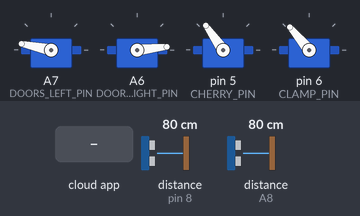
A program run on a simulated Teensy 3. Shown: 4 × servo. Wiring (inferred from the names in the program): 2 × ultrasonic range finder: trigger pin 7, echo pin 8 / trigger A9, echo A8. Inputs (shaded band) come from the test bench; at power-on: distance to the obstacle (sensors on pin 8, A8) 80 cm. The echo pulse lasts 58.3 µs per cm; the ROS host is connected and sends only what is stated.

Above: at 1.2 s.
1.3 s: the phone or cloud app sets doors to 45
At 2.1 s:
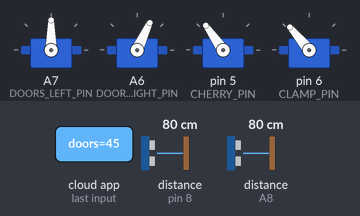
2.8 s: the phone or cloud app sets cherries to 0
At 3.3 s:
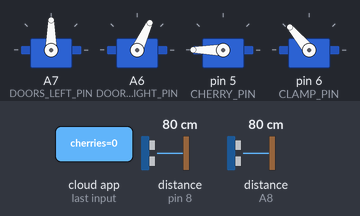
4.3 s: the phone or cloud app sets doors to 0
At 5.5 s:
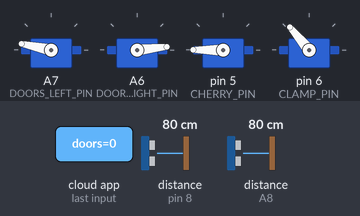
5.8 s: the phone or cloud app sets clamp to 0
At 6.7 s:
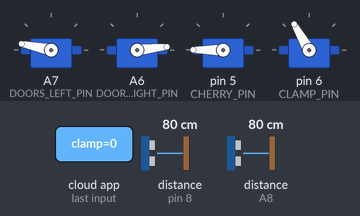
7.3 s: the phone or cloud app sets cherries to 45
At 7.9 s:
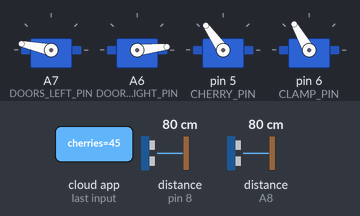
Timing chart, 0 to 9.8 s (numbered marks = the images above; inputs shaded):
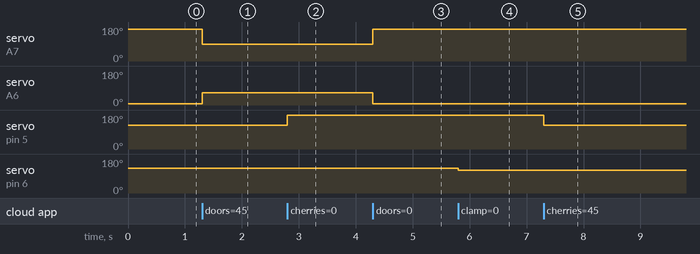

Measured:
- after the input at 1.3 s, servo on A7 (DOORS_LEFT_PIN): 168° → 90° at once; servo on A6 (DOORS_RIGHT_PIN): 6° → 65° at once
- after the input at 2.8 s, servo on pin 5 (CHERRY_PIN): 125° → 180° at once
- after the input at 4.3 s, servo on A7 (DOORS_LEFT_PIN): 90° → 168° at once; servo on A6 (DOORS_RIGHT_PIN): 65° → 6° at once
- after the input at 5.8 s, servo on pin 6 (CLAMP_PIN): 130° → 120° at once
- after the input at 7.3 s, servo on pin 5 (CHERRY_PIN): 180° → 125° at once

The program:

main.cpp
```cpp
#include <Arduino.h>
#include <ros.h>
#include <std_msgs/Int16.h>
#include <Servo.h>

#include "Elevator.hpp"
#include "Doors.hpp"
#include "Clamp.hpp"
#include "Cherry.hpp"
#include "Ultrasonic.hpp"
#include "Deguisement.hpp"

ros::NodeHandle nh;

Doors doors = Doors();
DoorsROS doorsROS = DoorsROS(&doors, &nh);

Elevator elevator = Elevator();
ElevatorROS elevatorROS = ElevatorROS(&elevator, &nh);

Cherry cherry = Cherry();
CherryROS cherryROS = CherryROS(&cherry, &nh);

Clamp clamp = Clamp();
ClampROS clampROS = ClampROS(&clamp, &nh);

Ultrasonic ultrasonic_l = Ultrasonic(ULTRASONIC_L_TRIG_PIN, ULTRASONIC_L_ECHO_PIN);
Ultrasonic ultrasonic_r = Ultrasonic(ULTRASONIC_R_TRIG_PIN, ULTRASONIC_R_ECHO_PIN);

UltrasonicROS ultrasonicROS = UltrasonicROS(&ultrasonic_l, &ultrasonic_r, &nh);

// DeguisementROS deguisementROS = DeguisementROS(&nh);


void setup() {

  nh.initNode();

  doorsROS.setup();
  elevatorROS.setup();
  cherryROS.setup();
  clampROS.setup();

  ultrasonicROS.setup();

  // deguisementROS.setup();

}

void loop() {

  nh.spinOnce();

  doorsROS.loop();
  elevatorROS.loop();
  cherryROS.loop();
  clampROS.loop();

  ultrasonicROS.loop();

  // deguisementROS.loop();

}
```

Cherry.hpp
```cpp
#ifndef CHERRY_HPP
#define CHERRY_HPP

#include "Servo.h"
#include "a_define.hpp"
#include <ros.h>
#include <std_msgs/Int16.h>

enum class CherryState{
    UP = 0,
    DOWN = 1
};

class Cherry{

    private:

        Servo m_servo;

        int m_positions[2];

        CherryState m_state;

    public:

        Cherry();

        void setState(CherryState);

        void setup();
        void loop();

};

class CherryROS{

    private:

        static Cherry* m_p_cherry;
        static ros::NodeHandle* m_p_nh;

        ros::Subscriber<std_msgs::Int16> m_sub;


    public:

        CherryROS(Cherry* m_p_cherry, ros::NodeHandle* p_nh);

        static void subCallback(const std_msgs::Int16& stateVal);

        void setup();
        void loop();

};

#endif
```

Clamp.hpp
```cpp
#ifndef CLAMP_HPP
#define CLAMP_HPP

#include "Servo.h"
#include "a_define.hpp"
#include <ros.h>
#include <std_msgs/Int16.h>

enum class ClampState : unsigned int{
    CLOSED = 0,
    OPEN = 1
};

class Clamp{

    private:

        Servo m_servo;

        int m_positions[2];

        ClampState m_state;

    public:

        Clamp();

        void setState(ClampState state);

        void setup();
        void loop();

};

class ClampROS{

    private:

        static Clamp* m_p_clamp;
        static ros::NodeHandle* m_p_nh;

        ros::Subscriber<std_msgs::Int16> m_sub;


    public:

        ClampROS(Clamp* m_p_clamp, ros::NodeHandle* p_nh);

        static void subCallback(const std_msgs::Int16& stateVal);

        void setup();
        void loop();

};

#endif
```

Deguisement.hpp
```cpp
#ifndef DEGUISEMENT_HPP
#define DEGUISEMENT_HPP

#include <ros.h>
#include <Adafruit_NeoPixel.h>
#include <std_msgs/Int16.h>

#include "a_define.hpp"

class DeguisementROS{

    private:

        static ros::NodeHandle* m_p_nh;

        ros::Subscriber<std_msgs::Int16> m_sub;


    public:

        DeguisementROS(ros::NodeHandle* p_nh);

        void setup();
        void loop();

        static void subCallback(const std_msgs::Int16& stateVal);

};


#endif
```

Doors.hpp
```cpp
#ifndef DOOR_HPP
#define DOOR_HPP

#include "Servo.h"
#include "a_define.hpp"
#include <ros.h>
#include <std_msgs/Int16.h>

enum DoorsState{
    CLOSED = 0,
    OPEN   = 1
};

class Doors{

    private:

        Servo m_left_servo;
        Servo m_right_servo;

        int m_left_positions[2];
        int m_right_positions[2];

        DoorsState m_state;

    public:

        Doors();

        void setState(DoorsState);

        void setup();
        void loop();

};

class DoorsROS{

    private:

        static Doors* m_p_doors;
        static ros::NodeHandle* m_p_nh;

        ros::Subscriber<std_msgs::Int16> m_sub;


    public:

        DoorsROS(Doors* m_p_doors, ros::NodeHandle* p_nh);

        static void subCallback(const std_msgs::Int16& stateVal);

        void setup();
        void loop();


};

#endif
```

Elevator.hpp
```cpp
#ifndef ELEVATOR_HPP
#define ELEVATOR_HPP

#include <AccelStepper.h>
#include <ros.h>
#include <std_msgs/Int16.h>

#include "SwitchFiltered.h"

#include "a_define.hpp"

enum class ElevatorState{
    IDLE,
    MOVING
};

class Elevator{

    private:

        AccelStepper m_stepper;

        ElevatorState m_state; //0 to 8
        int m_sub_state;
        long m_positions_step[9];

    public:

        Elevator();

        void setState(ElevatorState state, int sub_state);
        void setZeroPosition();

        void setup();
        int loop();

};

class ElevatorROS{

    private:

        static Elevator* m_p_elevator;

        static ros::NodeHandle* m_p_nh;

        ros::Subscriber<std_msgs::Int16> m_sub;
        ros::Publisher m_pub_feedback;
        std_msgs::Int16 m_msg_feedback;

    public:

        ElevatorROS(Elevator* p_elevator, ros::NodeHandle* n_ph);

        static void subCallback(const std_msgs::Int16& stateVal);

        void setup();
        void loop();

};

#endif
```

Ultrasonic.hpp
```cpp
// HC SR04


#ifndef ULTRASONIC_HPP
#define ULTRASONIC_HPP

#include <ros.h>
#include <geometry_msgs/Point.h>

enum class UltrasonicState{
    IDLE,
    SENDING_SIG,
    WAITING_SIG
};

class Ultrasonic{
    private:

        int m_trig_pin;
        int m_echo_pin;

        unsigned long m_last_measure_timer_ms;
        unsigned long m_timer_us;

        float m_last_measure;

        UltrasonicState m_state;


    public:

        Ultrasonic(int trig_pin,int echo_pin);

        float getLastMeasure();

        void setup();
        void loop();

};

class UltrasonicROS{

    private:

        Ultrasonic* m_p_left_ultrasonic;
        Ultrasonic* m_p_right_ultrasonic;

        ros::NodeHandle* m_p_nh;
        // ros::Publisher m_pub;
        // geometry_msgs::Point m_distance_msg;

        unsigned long m_timer_pub;

    public:

        UltrasonicROS(Ultrasonic* p_left_ultrasonic, Ultrasonic* p_right_ultrasonic, ros::NodeHandle* p_nh);

        ros::Publisher m_pub;
        geometry_msgs::Point m_distance_msg;

        void setup();
        void loop();

};


#endif
```

a_define.hpp
```cpp
#ifndef DEFINES_HPP
#define DEFINES_HPP

/* POSITIONS */
//TODO

#define DOORS_LEFT_OPEN_POS    90
#define DOORS_LEFT_CLOSED_POS  168
#define DOORS_RIGHT_OPEN_POS   65
#define DOORS_RIGHT_CLOSED_POS 6


#define ELEV_STEP_DIFF -57
#define ELEV_STEP_TOL  10
#define ELEV_BUMP_TAU  0.05
#define ELEV_BUMP_THR  0.5
#define ELEV_STEP_SPEED 100 //in ??

#define CLAMP_OPEN_POS   130
#define CLAMP_CLOSED_POS 120

#define CHERRY_UP_POS   180
#define CHERRY_DOWN_POS 125


/* PINS */
//TODO with elec

#define DOORS_LEFT_PIN 21
#define DOORS_RIGHT_PIN 20

#define MOTOR_INTERFACE_TYPE 1 //arduino connected to a stepper driver with 2 driver pins
#define ELEV_DIR_PIN 4
#define ELEV_STEP_PIN 3
#define ELEV_BUMP_UP_PIN 0
#define ELEV_BUMP_DOWN_PIN 0

#define CLAMP_PIN 6

#define CHERRY_PIN 5

#define ULTRASONIC_L_TRIG_PIN 23
#define ULTRASONIC_L_ECHO_PIN 22
#define ULTRASONIC_R_TRIG_PIN 7
#define ULTRASONIC_R_ECHO_PIN 8

#define DEGUISEMENT_NEOPX_PIN 2

#endif

/* OTHER */
#define ULTRASONIC_MEASURE_INTERVAL 50 //ms
#define ULTRASONIC_TRIG_INTERVAL 10 //us
#define ULTRASONIC_SOUND_SPEED 0.034 // us/cm

#define DEGUISEMENT_NEOPX_NUMBER 27
```

Cherry.cpp
```cpp
#include "Cherry.hpp"


Cherry::Cherry() :
    m_servo(){

        m_positions[0] = CHERRY_UP_POS;
        m_positions[1] = CHERRY_DOWN_POS;

}

void Cherry::setState(CherryState state){
    m_state = state;
    m_servo.write(m_positions[(int)state]);
}

void Cherry::setup(){

    m_servo.attach(CHERRY_PIN);

    m_state = CherryState::DOWN;
    this->setState(m_state);


}

void Cherry::loop(){
    ;
}

Cherry* CherryROS::m_p_cherry = NULL;
ros::NodeHandle* CherryROS::m_p_nh = NULL;

CherryROS::CherryROS(Cherry* p_cherry, ros::NodeHandle* p_nh) :
    m_sub("/strat/cherries", subCallback){

    m_p_cherry = p_cherry;
    m_p_nh = p_nh;

}

void CherryROS::subCallback(const std_msgs::Int16& stateVal){
    m_p_nh->loginfo("[CHERRY] Order");
    if (stateVal.data == 0) m_p_cherry->setState(CherryState::UP);
    else               m_p_cherry->setState(CherryState::DOWN);
}

void CherryROS::setup(){
    m_p_cherry->setup();
    m_p_nh->subscribe(m_sub);

    m_p_nh->loginfo("[CHERRY] Setup");
}

void CherryROS::loop(){
    m_p_cherry->loop();
}
```

Clamp.cpp
```cpp
#include "Clamp.hpp"


Clamp::Clamp() :
    m_servo(){

        m_positions[0] = CLAMP_CLOSED_POS;
        m_positions[1] = CLAMP_OPEN_POS;

}

void Clamp::setState(ClampState state){
    m_state = state;
    m_servo.write(m_positions[(int)state]);
}

void Clamp::setup(){

    m_servo.attach(CLAMP_PIN);

    m_state = ClampState::OPEN;
    this->setState(m_state);
}

void Clamp::loop(){
    ;
}

Clamp* ClampROS::m_p_clamp = NULL;
ros::NodeHandle* ClampROS::m_p_nh = NULL;

ClampROS::ClampROS(Clamp* p_clamp, ros::NodeHandle* p_nh) :
    m_sub("/strat/clamp", subCallback){

    m_p_clamp = p_clamp;
    m_p_nh = p_nh;

}

void ClampROS::subCallback(const std_msgs::Int16& stateVal){
    m_p_nh->loginfo("[CLAMP] Order");
    if (stateVal.data == 0) m_p_clamp->setState(ClampState::CLOSED);
    else               m_p_clamp->setState(ClampState::OPEN);
}

void ClampROS::setup(){
    m_p_clamp->setup();
    m_p_nh->subscribe(m_sub);

    m_p_nh->loginfo("[CLAMP] Setup");
}

void ClampROS::loop(){
    m_p_clamp->loop();
}
```

Deguisement.cpp
```cpp
#include "a_define.hpp"
#include "Deguisement.hpp"

ros::NodeHandle* DeguisementROS::m_p_nh = NULL;

DeguisementROS::DeguisementROS(ros::NodeHandle* p_nh) :
    m_sub("/strat/deguisement", DeguisementROS::subCallback){

        m_p_nh = p_nh;
}

void DeguisementROS::setup(){

    m_p_nh->subscribe(m_sub);
    pinMode(DEGUISEMENT_NEOPX_PIN, OUTPUT);
}

void DeguisementROS::loop(){
    ;
}

void DeguisementROS::subCallback(const std_msgs::Int16& stateVal){
    m_p_nh->loginfo("[DEGUISEMENT] Order");
    if(stateVal.data == 0)  digitalWrite(DEGUISEMENT_NEOPX_NUMBER, LOW);
    else                    digitalWrite(DEGUISEMENT_NEOPX_NUMBER, HIGH);
}
```

Doors.cpp
```cpp
#include "Doors.hpp"


Doors::Doors() :
    m_left_servo(),
    m_right_servo(){

        m_left_positions[0] = DOORS_LEFT_CLOSED_POS;
        m_left_positions[1] = DOORS_LEFT_OPEN_POS;

        m_right_positions[0] = DOORS_RIGHT_CLOSED_POS;
        m_right_positions[1] = DOORS_RIGHT_OPEN_POS;
}

void Doors::setState(DoorsState state){
    m_state = state;
    m_left_servo.write(m_left_positions[state]);
    m_right_servo.write(m_right_positions[state]);

}

void Doors::setup(){

    m_left_servo.attach(DOORS_LEFT_PIN);
    m_right_servo.attach(DOORS_RIGHT_PIN);

    m_state = DoorsState::CLOSED;
    this->setState(m_state);

}

void Doors::loop(){
    ;
}

Doors* DoorsROS::m_p_doors = NULL;
ros::NodeHandle* DoorsROS::m_p_nh = NULL;

DoorsROS::DoorsROS(Doors* p_doors, ros::NodeHandle* p_nh) :
    m_sub("/strat/doors", subCallback){

    m_p_doors = p_doors;
    m_p_nh = p_nh;

}

void DoorsROS::subCallback(const std_msgs::Int16& stateVal){

    m_p_nh->loginfo("[DOORS] Order");

    if (stateVal.data == 0) m_p_doors->setState(DoorsState::CLOSED);
    else               m_p_doors->setState(DoorsState::OPEN);
}

void DoorsROS::setup(){
    m_p_doors->setup();
    m_p_nh->subscribe(m_sub);

    m_p_nh->loginfo("[DOORS] Setup");
}

void DoorsROS::loop(){
    m_p_doors->loop();
}
```

Elevator.cpp
```cpp
#include "Elevator.hpp"


Elevator::Elevator() :
    m_stepper(MOTOR_INTERFACE_TYPE, ELEV_DIR_PIN, ELEV_STEP_PIN){

        for(int i=0; i<9; i++){
            m_positions_step[i] = i*ELEV_STEP_DIFF;
        }

}

void Elevator::setState(ElevatorState state, int sub_state){
    if(state == ElevatorState::MOVING){
        if(0 <= sub_state && sub_state < 9){
            m_stepper.moveTo(m_positions_step[sub_state]);
            m_state = state;
            m_sub_state = sub_state;
        }
        else return;
    }

    else if(state == ElevatorState::IDLE){
        m_state = state;
    }
}

void Elevator::setZeroPosition(){
    m_stepper.setCurrentPosition(0);
    m_sub_state = 0;
}

void Elevator::setup(){

    m_stepper.setCurrentPosition(0);

    this->setState(ElevatorState::IDLE, 0);

    m_stepper.setAcceleration(50);
    m_stepper.setMaxSpeed((float)ELEV_STEP_SPEED);
}

int Elevator::loop(){

    boolean stepper_bool = m_stepper.run(); //is false when the motor reaches the target position

    if(m_state == ElevatorState::MOVING){
        if(stepper_bool == 0){
            m_state = ElevatorState::IDLE;
            return 1;
        }
    }

    return 0;
}

Elevator* ElevatorROS::m_p_elevator = NULL;
ros::NodeHandle* ElevatorROS::m_p_nh = NULL;

ElevatorROS::ElevatorROS(Elevator* p_elevator, ros::NodeHandle* p_nh) :
    m_sub("/strat/elevator", subCallback),
    m_pub_feedback("/strat/elevator_feedback", &(ElevatorROS::m_msg_feedback)){
        m_p_elevator = p_elevator;
        m_p_nh = p_nh;
}

void ElevatorROS::subCallback(const std_msgs::Int16& stateVal){
    m_p_nh->loginfo("[ELEVATOR] Order");
    int order_id = stateVal.data;
    if(order_id >= 0 && order_id <= 8){
        m_p_elevator->setState(ElevatorState::MOVING,stateVal.data);
    }
    else if(order_id == -1){
        m_p_elevator->setZeroPosition();
    }


}

void ElevatorROS::setup(){
    m_p_nh->subscribe(m_sub);
    m_p_nh->advertise(m_pub_feedback);
    m_p_elevator->setup();

    m_p_nh->loginfo("[ELEVATOR] Setup");
}

void ElevatorROS::loop(){

    int loop_ret = m_p_elevator->loop();

    if(loop_ret!=0){
        m_msg_feedback.data = loop_ret;
        m_pub_feedback.publish(&m_msg_feedback);
    }
}
```

Ultrasonic.cpp
```cpp
#include "Ultrasonic.hpp"
#include "a_define.hpp"
#include <Arduino.h>

Ultrasonic::Ultrasonic(int trig_pin,int echo_pin){
    m_trig_pin = trig_pin;
    m_echo_pin = echo_pin;
    m_state = UltrasonicState::IDLE;

    m_timer_us = micros();
    m_last_measure_timer_ms = millis();

}

float Ultrasonic::getLastMeasure(){
    return m_last_measure;
}

void Ultrasonic::setup(){
    pinMode(m_trig_pin, OUTPUT);
    pinMode(m_echo_pin, INPUT);
    digitalWrite(m_trig_pin, LOW);
}

void Ultrasonic::loop(){

    if(m_state == UltrasonicState::IDLE){
        if(millis() - m_last_measure_timer_ms > ULTRASONIC_MEASURE_INTERVAL){
            digitalWrite(m_trig_pin, LOW);
            delayMicroseconds(2);   //short delays (fine)
            digitalWrite(m_trig_pin, HIGH);
            delayMicroseconds(10);
            digitalWrite(m_trig_pin, LOW);
            m_state = UltrasonicState::SENDING_SIG;
        }
    }

    else if(m_state == UltrasonicState::SENDING_SIG){
        if(digitalRead(m_echo_pin) == HIGH){
            m_timer_us = micros();
            m_state = UltrasonicState::WAITING_SIG;
        }
        else if(micros() - m_timer_us > 20000){
            m_state = UltrasonicState::IDLE;
            m_last_measure = 401;
        }
    }

    else if(m_state == UltrasonicState::WAITING_SIG && micros()){
        if(digitalRead(m_echo_pin) == LOW){
            m_last_measure = (float)(micros() - m_timer_us) * ULTRASONIC_SOUND_SPEED / 2;
            m_state = UltrasonicState::IDLE;
            m_last_measure_timer_ms = millis();
        }
        else if(micros() - m_timer_us > 20000){
            m_state = UltrasonicState::IDLE;
            m_last_measure = 401;
        }
    }
}

UltrasonicROS::UltrasonicROS(Ultrasonic* p_left_ultrasonic, Ultrasonic* p_right_ultrasonic, ros::NodeHandle* p_nh) :
    m_pub("ultrasonicDistances",&m_distance_msg){

    m_p_left_ultrasonic = p_left_ultrasonic;
    m_p_right_ultrasonic = p_right_ultrasonic;

    m_p_nh = p_nh;

    m_timer_pub = millis();
}

void UltrasonicROS::setup(){

    m_p_left_ultrasonic->setup();
    m_p_right_ultrasonic->setup();

    m_p_nh->advertise(m_pub);

    m_p_nh->loginfo("[ULTRASONIC] Setup");
}

void UltrasonicROS::loop(){

    m_p_left_ultrasonic->loop();
    m_p_right_ultrasonic->loop();

    if(millis() - m_timer_pub > ULTRASONIC_MEASURE_INTERVAL){
        m_distance_msg.x = (float)m_p_left_ultrasonic->getLastMeasure();
        m_distance_msg.y = (float)m_p_right_ultrasonic->getLastMeasure();
        m_pub.publish(&m_distance_msg);
        m_timer_pub = millis();
    }
}
```
